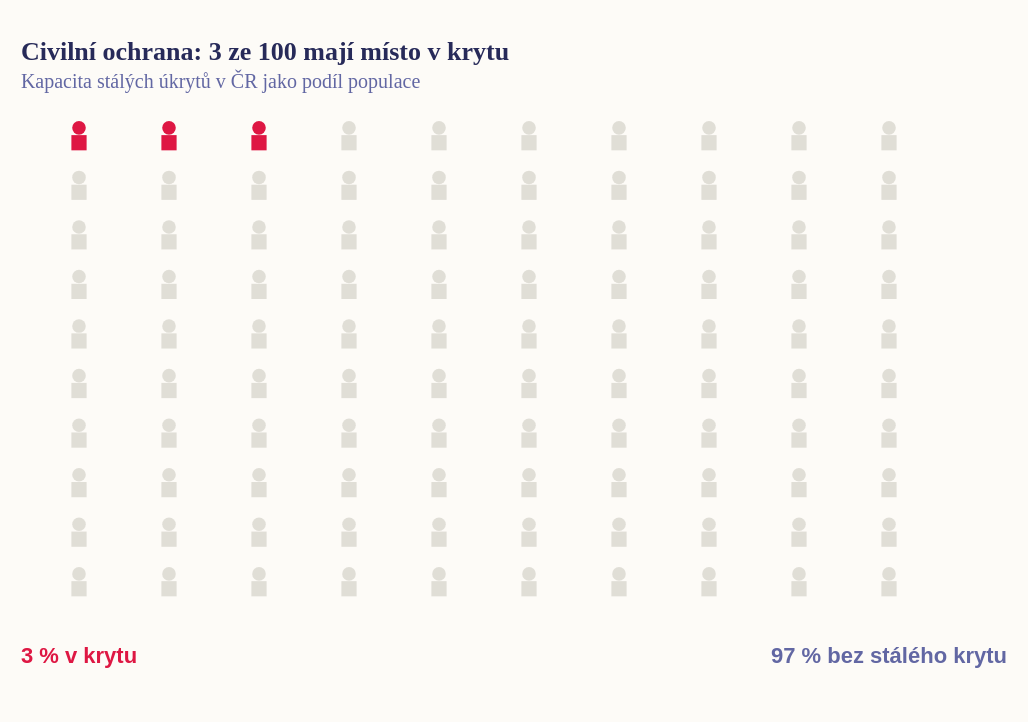

This figure's Vega-Lite source:
### Vega-Lite specification from a JSON file in a GitHub repository (floating-point values rounded to 4 significant figures)
{"_source": "HZS ČR / ČT24, stálé úkryty v ČR pojmou přibližně 3 % obyvatel; research audit kapitoly 05.", "$schema": "https://vega.github.io/schema/vega-lite/v5.json", "description": "Civilní ochrana: 100 ikon obyvatel, 3 s místem ve stálém úkrytu", "width": 450, "height": 280, "padding": {"top": 20, "left": 10, "right": 10, "bottom": 25}, "autosize": {"type": "pad", "resize": true}, "background": "#fdfbf7", "title": {"text": "Civilní ochrana: 3 ze 100 mají místo v krytu", "subtitle": "Kapacita stálých úkrytů v ČR jako podíl populace", "font": "Roboto Slab", "fontSize": 13, "fontWeight": "bold", "anchor": "start", "color": "#272a59", "subtitleFont": "Work Sans", "subtitleFontSize": 10, "subtitleColor": "#6267a3", "offset": 10}, "data": {"sequence": {"start": 0, "stop": 100, "step": 1}}, "transform": [{"calculate": "datum.data % 10", "as": "col"}, {"calculate": "floor(datum.data / 10)", "as": "row"}, {"calculate": "floor(datum.data / 10) - 0.18", "as": "head_row"}, {"calculate": "floor(datum.data / 10) + 0.12", "as": "body_row"}, {"calculate": "datum.data < 3 ? 'místo ve stálém krytu' : 'bez zajištěného stálého krytu'", "as": "status"}, {"calculate": "datum.data < 3 ? 1 : 0", "as": "protected"}], "layer": [{"mark": {"type": "point", "shape": "square", "filled": true, "size": 58}, "encoding": {"x": {"field": "col", "type": "quantitative", "axis": null, "scale": {"domain": [-0.5, 9.5]}}, "y": {"field": "body_row", "type": "quantitative", "axis": null, "scale": {"domain": [-0.5, 10.8], "reverse": true}}, "color": {"field": "status", "type": "nominal", "scale": {"domain": ["místo ve stálém krytu", "bez zajištěného stálého krytu"], "range": ["#de1743", "#c9c7bc"]}, "legend": null}, "opacity": {"field": "protected", "type": "quantitative", "scale": {"domain": [0, 1], "range": [0.55, 1]}, "legend": null}}}, {"mark": {"type": "point", "shape": "circle", "filled": true, "size": 46}, "encoding": {"x": {"field": "col", "type": "quantitative", "axis": null, "scale": {"domain": [-0.5, 9.5]}}, "y": {"field": "head_row", "type": "quantitative", "axis": null, "scale": {"domain": [-0.5, 10.8], "reverse": true}}, "color": {"field": "status", "type": "nominal", "scale": {"domain": ["místo ve stálém krytu", "bez zajištěného stálého krytu"], "range": ["#de1743", "#c9c7bc"]}, "legend": null}, "opacity": {"field": "protected", "type": "quantitative", "scale": {"domain": [0, 1], "range": [0.55, 1]}, "legend": null}}}, {"data": {"values": [{"x": 0, "y": 10.25, "label": "3 % v krytu", "color": "#de1743"}, {"x": 9, "y": 10.25, "label": "97 % bez stálého krytu", "color": "#6267a3"}]}, "mark": {"type": "text", "fontSize": 11, "fontWeight": "bold", "baseline": "top"}, "encoding": {"x": {"field": "x", "type": "quantitative", "scale": {"domain": [0, 9]}, "axis": null}, "y": {"field": "y", "type": "quantitative", "scale": {"domain": [-0.5, 10.8], "reverse": true}, "axis": null}, "text": {"field": "label"}, "color": {"field": "color", "type": "nominal", "scale": null}, "align": {"condition": {"test": "datum.x > 4", "value": "right"}, "value": "left"}}}], "config": {"view": {"stroke": "transparent"}}}
